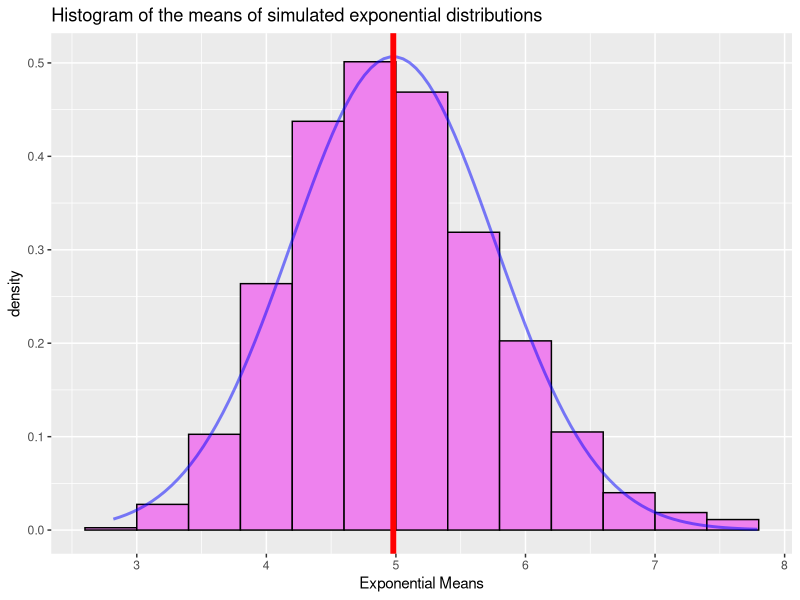

Write the R code that produced this figure.
## ---- chunk 1
# setting lamda the rate
lambda = 0.2

# number of samples
nSamples = 40

# number of simulations
nSimulations = 2000

# simulating
expoMeans = NULL
for( i in 1:nSimulations) expoMeans = c(expoMeans, mean(rexp(40, rate = lambda)))

## ---- chunk 2
expoDistributionMean = mean(expoMeans)
## ---- chunk 3
expoDistributionSD = sd(expoMeans)
## ---- chunk 4
library(ggplot2)
expoMeansDataframe = data.frame(expoMeans)
ggplot(expoMeansDataframe, aes(x= expoMeansDataframe$expoMeans)) + 
geom_histogram(aes(y=..density..), colour="black", fill="violet",  binwidth = 2 * lambda) + 
stat_function(fun = dnorm, colour = "blue", alpha =0.5, size = 1,  fill = "yellow", 
      args = list(mean = expoDistributionMean, sd = expoDistributionSD)) +
geom_vline(xintercept = expoDistributionMean,colour="red",size=2) +
xlab("Exponential Means") +
ggtitle("Histogram of the means of simulated exponential distributions") 
